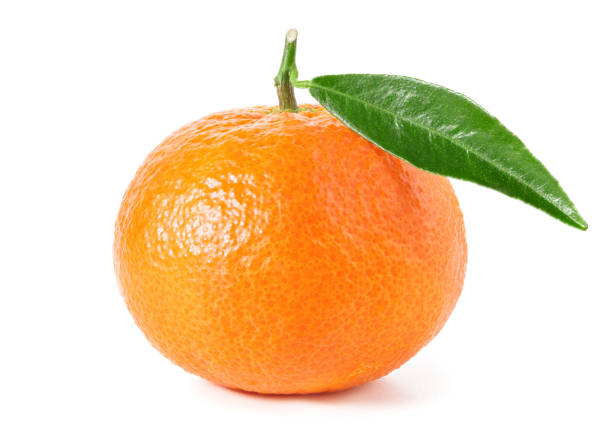
#> input picture img/002.jpg, 612 x 442 px
$ python edgeTracking.py   (older library calls are emulated)
#> lines starting #> are read from the running program, lines starting #| are printed output that depends on the picture
import cv2
import numpy as np
import matplotlib.pyplot as plt

image = cv2.imread('./img/002.jpg', cv2.IMREAD_GRAYSCALE)
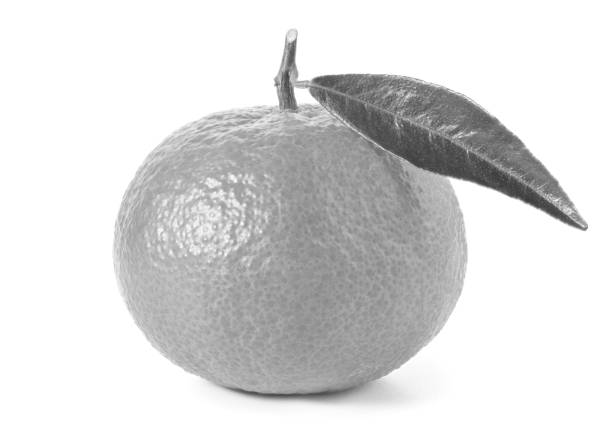
#> image: shape (442, 612); min 54, max 255, mean 219.5
destroyNoise = cv2.GaussianBlur(image, (5, 5), 0.3)

Gx = cv2.Sobel(np.float32(destroyNoise), cv2.CV_32F, 1, 0, 3)
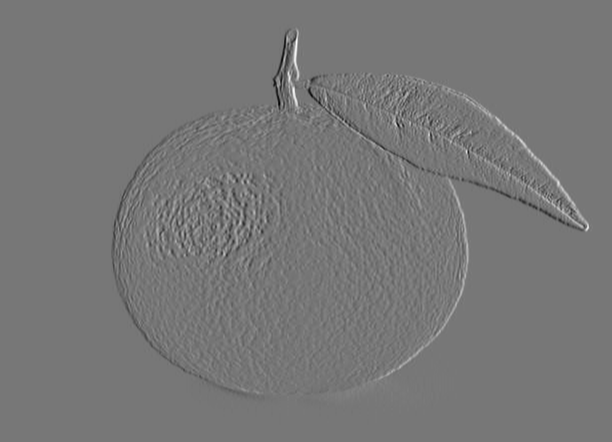
#> Gx: shape (442, 612) float32; min -463, max 528, mean 0; drawn with min black and max white
Gy = cv2.Sobel(np.float32(destroyNoise), cv2.CV_32F, 0, 1, 3)
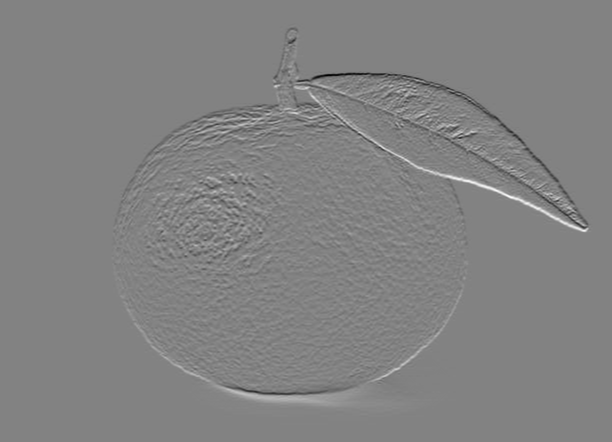
#> Gy: shape (442, 612) float32; min -565, max 539, mean 0; drawn with min black and max white

sobel = cv2.magnitude(Gx, Gy)
sobel = np.clip(sobel, 0, 255).astype(np.uint8)
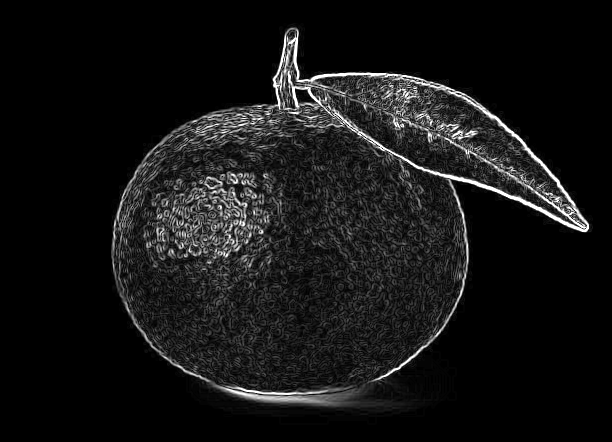
#> sobel: shape (442, 612); min 0, max 255, mean 20.9

pos_ck = np.zeros(image.shape[:2], np.uint8)
canny = np.zeros(image.shape[:2], np.uint8)

def nonmax_suppression(sobel, direct):
    rows, cols = sobel.shape[:2]
    dst = np.zeros((rows, cols), np.float32)
    for i in range(1, rows - 1):
        for j in range(1, cols - 1):
            values = sobel[i - 1:i + 2, j - 1:j + 2].flatten()
            first = [3, 0, 1, 2]
            id = first[direct[i, j]]
            v1, v2 = values[id], values[8 - id]
            dst[i, j] = sobel[i, j] if (v1 < sobel[i, j] > v2) else 0
    return dst

directs = cv2.phase(Gx, Gy) / (np.pi / 4)
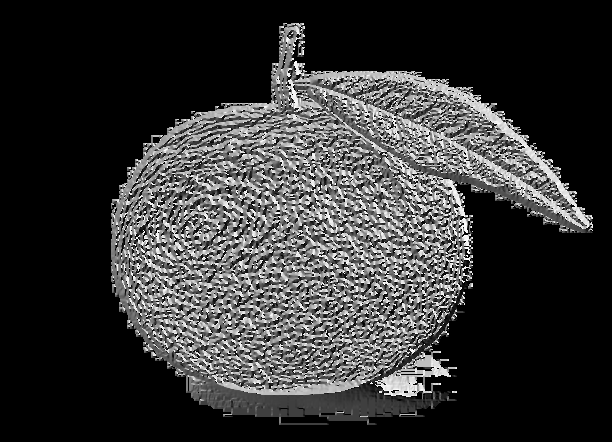
#> directs: shape (442, 612) float32; min 0, max 7.99, mean 1.67; drawn with min black and max white
directs = directs.astype(int) % 4
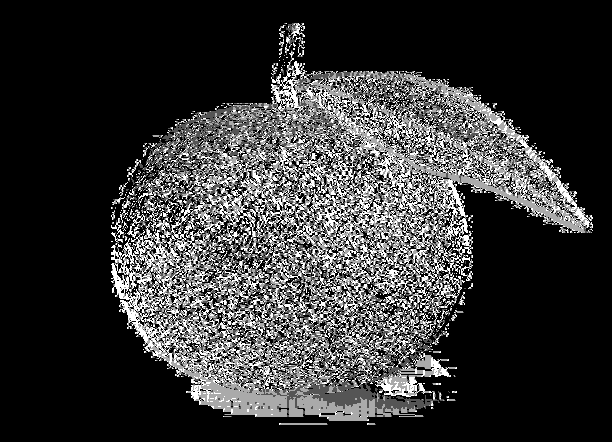
#> directs: shape (442, 612) int64; min 0, max 3, mean 0.642; drawn with min black and max white
max_sobel = nonmax_suppression(sobel, directs)
#> after the loop in nonmax_suppression, `for i in range(1, rows - 1):`:
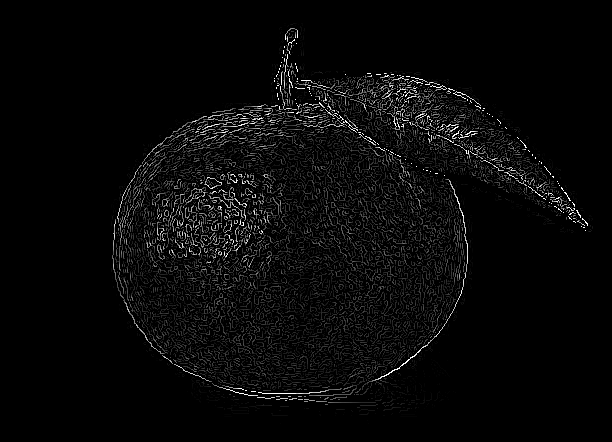
#> dst: shape (442, 612) float32; min 0, max 255, mean 8.8
max_sobel = max_sobel.astype(np.uint8)

def trace(max_sobel, i, j, low):
    h, w = max_sobel.shape
    if (0 <= i < h and 0 <= j < w) == False: return
    if pos_ck[i, j] > 0 and max_sobel[i, j] > low:
        pos_ck[i, j] = 255
        canny[i, j] = 255

        trace(max_sobel, i-1, j-1, low)
        trace(max_sobel, i, j-1, low)
        trace(max_sobel, i+1, j-1, low)
        trace(max_sobel, i-1, j, low)
        trace(max_sobel, i+1, j, low)
        trace(max_sobel, i-1, j+1, low)
        trace(max_sobel, i, j+1, low)
        trace(max_sobel, i+1, j+1, low)

def hysteresis_th(max_sobel, low, high):
#> called with low = 100, high = 150
    rows, cols = max_sobel.shape[:2]
#> rows = 442; cols = 612
    for i in range(1, rows-1):
        for j in range(1, cols-1):
            if max_sobel[i, j] >= high: trace(max_sobel, i, j, low)

hysteresis_th(max_sobel, 100, 150)
hysteresis = max_sobel.copy()

titles = ['max_sobel', 'hysteresis']
images = [max_sobel, hysteresis]
cv2.imshow('max_sobel', hysteresis)
cv2.imshow('max_sobel', hysteresis)
cv2.destroyAllWindows()

plt.figure(figsize=(10, 10))
for i in range(2):
    plt.subplot(2, 2, i+1)
    plt.title(titles[i])
    plt.imshow(images[i], cmap='gray')
    plt.axis('off')
plt.tight_layout()
plt.show()
